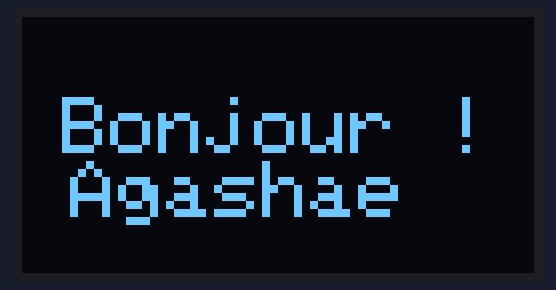
This sketch was run on a simulated Arduino Uno, built with avr-gcc and run on an emulated ATmega328P. Parts: 128×64 one-colour display.

Above: at 0.1 s.

The sketch:

MyFirstMonitor.ino
```cpp
// packet
#include <Adafruit_SSD1306.h>


// créer écran avec taille, &Wir communiquer via les broches I2C et -1 pour "Aucun", dire à l'Arduino que l'écran n'a pas de fil de RESET
Adafruit_SSD1306 ecran(128, 64, &Wire, -1);

void setup() {
  ecran.begin(SSD1306_SWITCHCAPVCC, 0x3C); // démarre l'écran (adresse I2C 0x3C)

  ecran.clearDisplay();        // on efface l'écran
  ecran.setTextColor(1);       // 1 = texte allumé (blanc/bleu selon l'écran)
  ecran.setTextSize(2);        // taille du texte
  ecran.setCursor(10, 20);     // position où le texte commence
  ecran.print("Bonjour ! Agashae");

  ecran.display();             // affiche tout ce qu'on vient de préparer
}

void loop() {
  // rien à faire ici, le texte reste affiché en continu
}

// Aide de l'IA pour la compréhension
```
